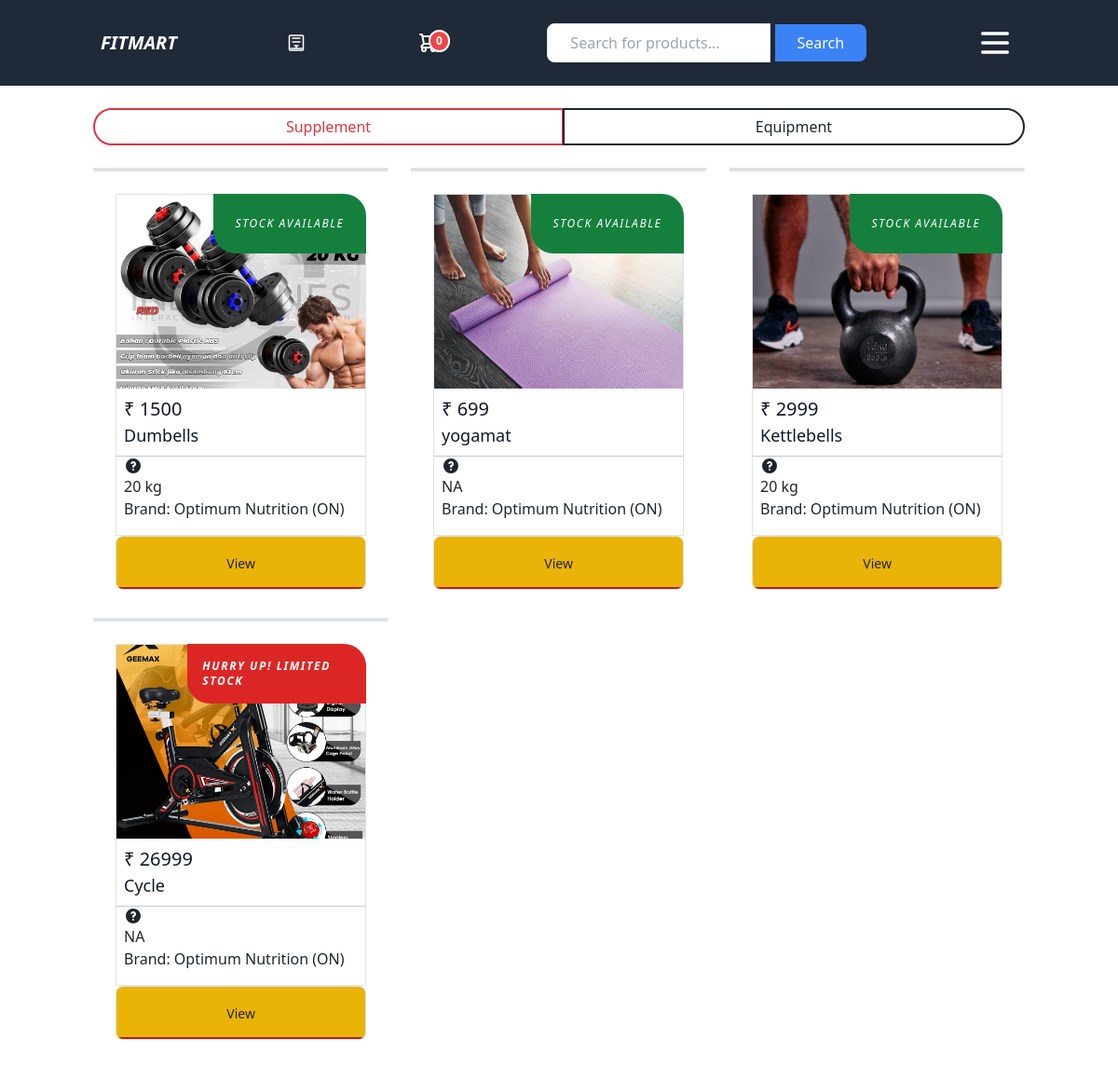
Page /customer/equipment/index/ (signed in) on the committed database.
### store/models.py (models this page shows)
class BaseModel(models.Model):
    created_date=models.DateTimeField(auto_now_add=True)
    updated_date=models.DateTimeField(auto_now=True)
    is_active=models.BooleanField(default=True)

class Equipments(BaseModel):
    title=models.CharField(max_length=200)
    description=models.TextField()
    price=models.PositiveIntegerField(help_text="Price in INR")
    price_without_offer=models.PositiveIntegerField(null=True,blank=True)
    stock=models.PositiveIntegerField(default=0)
    weight=models.DecimalField(max_digits=5, decimal_places=0,help_text="weight in (kg)",null=True,blank=True)
    picture=models.ImageField(upload_to='Equipment_picture',null=True,blank=True)
    brand_obj=models.ForeignKey(Brand,on_delete=models.CASCADE)
    equipment_category_obj=models.ForeignKey(Equipment_category,on_delete=models.CASCADE,related_name='equipment_category')
    Tag_obj=models.ManyToManyField(tags)

class BaseModel(models.Model):
    created_date=models.DateTimeField(auto_now_add=True)
    updated_date=models.DateTimeField(auto_now=True)
    is_active=models.BooleanField(default=True)

class Brand(BaseModel):
    name=models.CharField(max_length=200)
    def __str__(self):
        return self.name

### store/views.py (the view)
# urls.py: path('customer/equipment/index/',views.Customer_Equipment_index.as_view(),name='customer-equipment-index'),
class Customer_Equipment_index(LoginRequiredMixin,View):
    login_url = '/login/'
    template_name="Customer_equipment_index.html"
    def get(self,request,*args,**kwargs):
        search_text=request.GET.get("search-text")
        if search_text!=None:
            qs=Equipments.objects.filter(stock__gt=0)
            qs=qs.filter(Q(title__icontains=search_text) |
                         Q(brand_obj__name__icontains=search_text) |
                         Q(equipment_category_obj__name__icontains=search_text) |
                         Q(Tag_obj__name__icontains=search_text)).distinct()
        else:
            qs=Equipments.objects.filter(stock__gt=0)
        return render(request,self.template_name,{"eqipment_data":qs})

### store/context_processors.py (called while the page is built)
def cart_item_count(request):
    if request.user.is_authenticated:
        basket = request.user.basket
        cart_item_count = basket.basket_item.filter(is_order_placed=False).count()
    else:
        cart_item_count = 0
    return {'cart_item_count': cart_item_count}

### store/templates/Customer_equipment_index.html (shortened to what this page needs)
{%extends 'base.html'%}
{%block main_block%}
<div class="container">
    <div class="row">
        <div class="btn-group justify-content-center mt-4 mb-4" role="group"
            aria-label="Basic radio toggle button group">
            <a href="{% url 'customer-suppliment-index' %}"
                class="btn rounded-full btn-outline-danger border-danger border-2">
                Supplement
            </a>
            <a href="{% url 'customer-equipment-index' %}"
                class="btn rounded-full btn-outline-dark border-dark border-2">
                Equipment
            </a>
        </div>
        {%for p in eqipment_data%}
        <div class="col-4">
            <a href="{%url 'customer-equipment-details' p.id%}"
                class="relative block rounded-tr-3xl border border-gray-100 ">
                <div data-aos="flip-left">
                    <div class="p-4">
                        {% if p.stock < 5 %} <span
                            class="animate-fade-in transform hover:scale-110 transition-all duration-500 w-48 absolute -right-px -top-px rounded-bl-3xl rounded-tr-3xl bg-red-600 px-3 py-3 font-medium uppercase tracking-widest text-white">
                            <p class="animate-pulse font-bold text-xs italic">Hurry up! Limited stock</p>
                            </span>
                            {% else %}
                            <span
                                class="animate-fade-in transform hover:scale-110 transition-all duration-500 absolute -right-px -top-px rounded-bl-3xl rounded-tr-3xl bg-green-700 px-6 py-4 font-medium uppercase tracking-widest text-white">
                                <p class="text-xs italic">stock Available</p>
                            </span>
                            {% endif %}
                            {%if p.picture%}
                            <img src="{{p.picture.url}}" alt=""
                                class="h-52 w-full rounded-tr-3xl object-cover overflow-hidden" />
                            {%endif%}
                            <p class="mt-2 text-pretty text-gray-700 ">
                            <div class="mb-2 pl-2">
                                <strong class="text-xl font-medium text-gray-900">₹ {{p.price}}</strong><br>
                                <h2 class="text-lg font-medium text-gray-900">{{p.title}}</h2>
                            </div>
                            <hr>
                            <div class="relative flex items-center group ml-2">
                            </div>
                            <div class="pl-2 pb-3">
                                    {% if p.weight %}
                                    {{ p.weight }} kg <br>
                                    {% else %}
                                    <p>NA</p>
                                    {% endif %}
                                    Brand: {{p.brand_obj}} <br>
                            </div>
                            </p>
                            <a class="Button rounded-lg bg-yellow-500 text-center w-full group relative inline-block overflow-hidden border border-yellow-600 px-8 py-3 focus:outline-none focus:ring"
                                href="{%url 'customer-equipment-details' p.id%}">
                                <span
                                    class="absolute inset-x-0 bottom-0 h-[2px] bg-red-700 transition-all group-hover:h-full group-active:bg-black"></span>
                                <span
                                    class=" relative text-sm font-medium text-black-600 transition-colors group-hover:text-white">
                                    View
                                </span>
                            </a>
                    </div>
                </div>
            </a>
        </div>
        {%endfor%}
    </div>
</div>
{%endblock%}

### rows in the picture
Equipments: stock "STOCK AVAILABLE", picture (picture), price "1500", title "Dumbells", weight "20", brand_obj "Optimum Nutrition (ON)"
Equipments: stock "STOCK AVAILABLE", picture (picture), price "699", title "yogamat", shows "NA", brand_obj "Optimum Nutrition (ON)"
Equipments: stock "STOCK AVAILABLE", picture (picture), price "2999", title "Kettlebells", weight "20", brand_obj "Optimum Nutrition (ON)"
Equipments: stock "HURRY UP! LIMITED STOCK", picture (picture), price "26999", title "Cycle", shows "NA", brand_obj "Optimum Nutrition (ON)"
